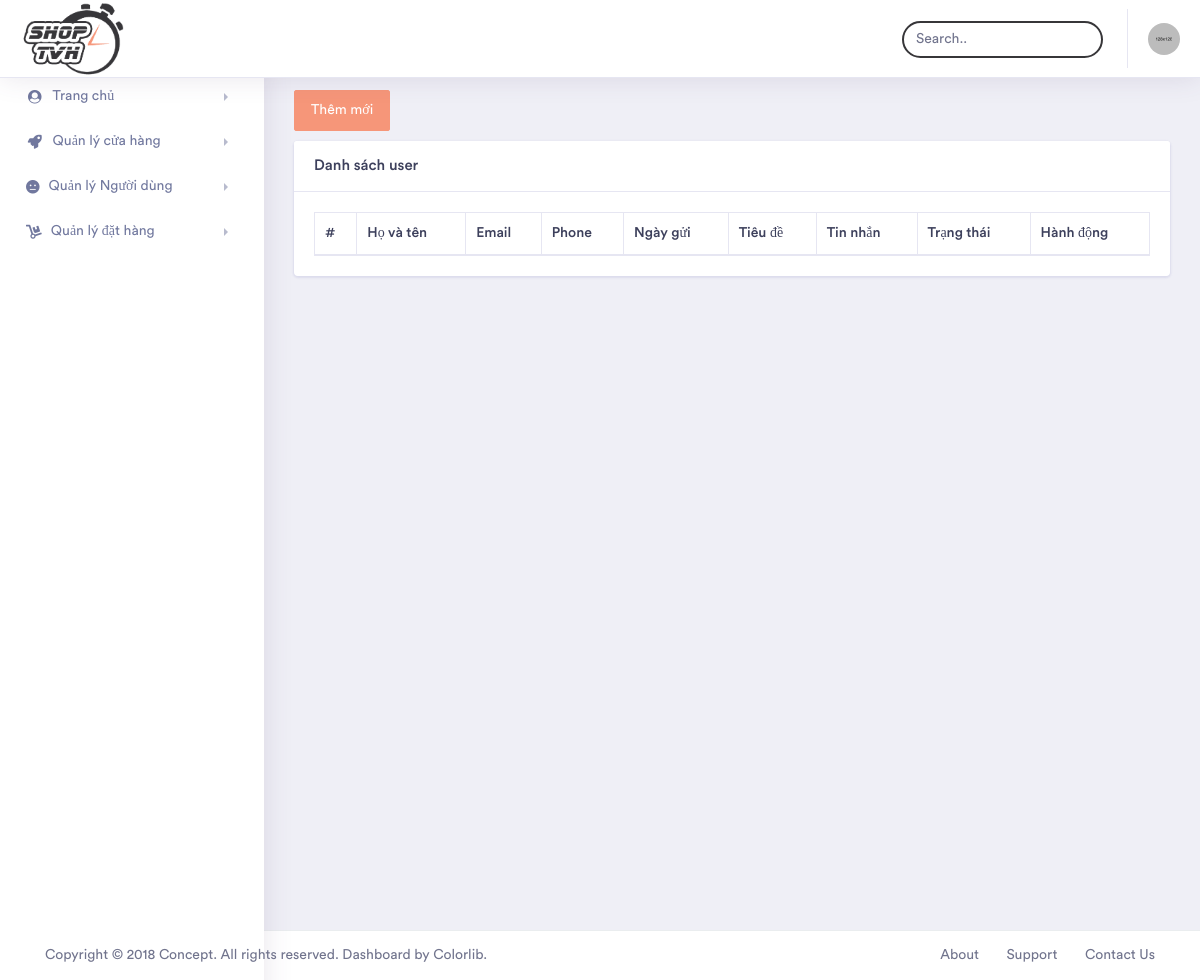
Page /admin/index.php?module=listcontact (signed in) on the earlier database version.
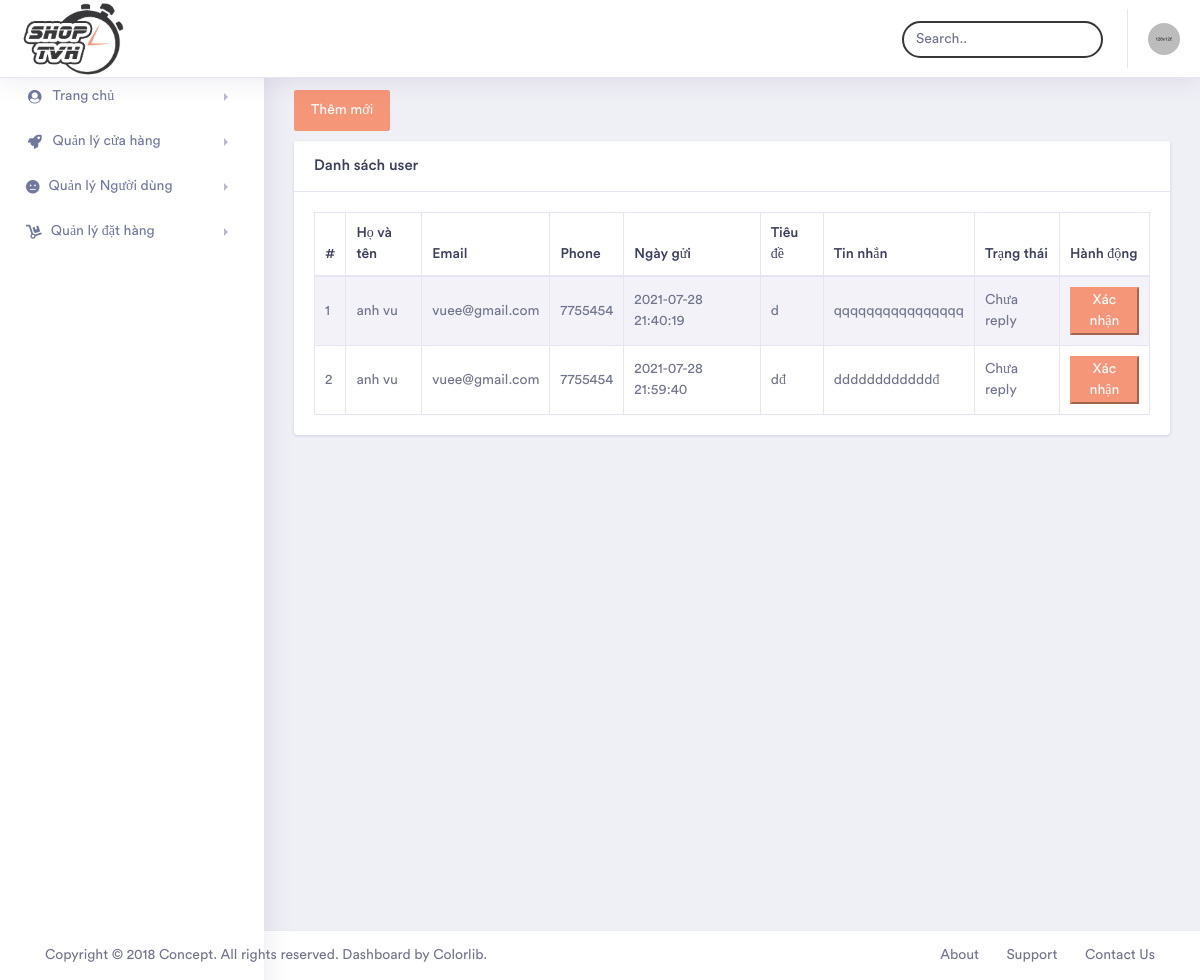
Same page on the later database version.
### tables this page shows
CREATE TABLE `contact` (
  `ContactID` int(11) NOT NULL,
  `Fullname` varchar(50) DEFAULT NULL,
  `Phone` varchar(20) DEFAULT NULL,
  `Email` varchar(50) NOT NULL,
  `Title` varchar(50) NOT NULL,
  `Message` text NOT NULL,
  `Status` bit(1) NOT NULL,
  `DateCreate` datetime NOT NULL
);

### admin/modules/listcontact.php (the view)
<div class="container-fluid  dashboard-content">
    <div class="row">
        <div class="col-xl-12 col-lg-12 col-md-12 col-sm-12 col-12">
             <button type="button" class="btn btn-primary" style="margin-bottom: 10px;">
                <a class="" href="index.php?module=adduser" style="color: white;">Thêm mới</a>
            </button>
            <div class="card">
                <h5 class="card-header">Danh sách user</h5>
                <div class="card-body">
                    <div class="table-responsive">
                        <table id="table_id" class="table table-striped table-bordered first">
                            <thead>
                                <tr>
                                    <th>#</th>
                                    <th>Họ và tên</th>
                                    <th>Email</th>
                                    <th>Phone</th>
                                    <th>Ngày gửi</th>
                                    <th>Tiêu đề</th>
                                    <th>Tin nhắn</th>
                                    <th>Trạng thái</th>
                                    <th>Hành động</th>
                                </tr>
                            </thead>
                            <tbody>
                                <?php
                                $sqlSelect = "SELECT * FROM contact";
                                $result = mysqli_query($conn, $sqlSelect) or die("Lỗi truy vấn");
                                if (mysqli_num_rows($result) > 0) {
                                    $count = 0;
                                    while ($row = mysqli_fetch_assoc($result)) {
                                        $count++;
                                    ?>
                                    <tr>
                                        <td><?php echo $count?></td>
                                        <td><?php echo $row["Fullname"]?></td>
                                        <td><?php echo $row["Email"];?></td>
                                        <td><?php echo $row["Phone"];?></td>
                                        <td><?php echo $row["DateCreate"];?></td>
                                        <td><?php echo $row["Title"];?></td>
                                        <td><?php echo $row["Message"];?></td>
                                        <td><?php echo $row["Status"] ? "Chưa reply" : "Đã reply" ?></td>
                                        <td><button class="btn-primary">Xác nhận</button></td>
                                    </tr>
                                <?php }
                                    } ?>
                            </tbody>
                        </table>
                    </div>
                </div>
            </div>
        </div>
    </div>
</div>

### admin/index.php (shortened to what this page needs)
<!doctype html>
<html lang="en">
    <head>
        <link rel="stylesheet" href="assets/vendor/bootstrap/css/bootstrap.min.css">
        <link href="assets/vendor/fonts/circular-std/style.css" rel="stylesheet">
        <link rel="stylesheet" href="assets/libs/css/style.css">
        <link rel="stylesheet" href="assets/vendor/fonts/fontawesome/css/fontawesome-all.css">
        <link rel="stylesheet" href="assets/vendor/charts/chartist-bundle/chartist.css">
        <link rel="stylesheet" href="assets/vendor/charts/morris-bundle/morris.css">
        <link rel="stylesheet" href="assets/vendor/fonts/material-design-iconic-font/css/materialdesignicons.min.css">
        <link rel="stylesheet" href="assets/vendor/charts/c3charts/c3.css">
        <link rel="stylesheet" href="assets/vendor/fonts/flag-icon-css/flag-icon.min.css">
        <link rel="stylesheet" type="text/css" href="assets/DataTables/datatables.min.css"/>
         <link href='assets/vendor/full-calendar/css/fullcalendar.css' rel='stylesheet' />
    <link href='assets/vendor/full-calendar/css/fullcalendar.print.css' rel='stylesheet' media='print' />
    </head>
    <body>
        <?php include("modules/header.php"); ?>
        <div class="dashboard-main-wrapper">
            <?php include("modules/nav-left.php"); ?>
            <div class="dashboard-wrapper">
                <div class="dashboard-ecommerce">
                    <?php
                    if (isset($_GET["module"])) {
                        $module = $_GET["module"];
                        include("modules/" . $module . ".php");
                    } else {
                        include("modules/home.php");
                    }
                    ?>
                </div>
            </div>
        </div>
                <?php include("modules/footer.php"); ?>
    </body>
</html>

### admin/modules/header.php (shortened to what this page needs)
<div class="dashboard-header">
    <nav class="navbar navbar-expand-lg bg-white fixed-top">
    <a href="index.php" class="logo" title="LOGO TIEU DE">
                                <img src="../libs/images/logonew1.png" style="width: 150px;" alt="" title="">
                            </a>
        <div class="collapse navbar-collapse " id="navbarSupportedContent">
            <ul class="navbar-nav ml-auto navbar-right-top">
                <li class="nav-item">
                    <div id="custom-search" class="top-search-bar">
                        <input class="form-control" type="text" placeholder="Search..">
                    </div>
                </li>
                <li class="nav-item dropdown nav-user">
                    <a class="nav-link nav-user-img" href="#" id="navbarDropdownMenuLink2" data-toggle="dropdown" aria-haspopup="true" aria-expanded="false"><img src="assets/images/avatar-1.jpg" alt="" class="user-avatar-md rounded-circle"></a>
                </li>
            </ul>
        </div>
    </nav>
</div>

### admin/modules/nav-left.php (shortened to what this page needs)
<div class="nav-left-sidebar ">
    <div class="menu-list">
        <nav class="navbar navbar-expand-lg navbar-light">
            <div class="collapse navbar-collapse" id="navbarNav">
                <ul class="navbar-nav flex-column">
                    <li class="nav-item ">
                        <a class="nav-link" href="index.php" data-toggle="collapse" aria-expanded="false" data-target="#submenu-1" aria-controls="submenu-1"><i class="fa fa-fw fa-user-circle"></i>Trang chủ </a>
                    </li>
                    <li class="nav-item">
                        <a class="nav-link" href="#" data-toggle="collapse" aria-expanded="false" data-target="#submenu-2" aria-controls="submenu-2"><i class="fa fa-fw fa-rocket"></i>Quản lý cửa hàng</a>
                    </li>
                     <li class="nav-item">
                        <a class="nav-link" href="#" data-toggle="collapse" aria-expanded="false" data-target="#submenu-4" aria-controls="submenu-4"><i class="fas fa-meh"></i>Quản lý Người dùng</a>
                    </li>
                     <li class="nav-item">
                        <a class="nav-link" href="#" data-toggle="collapse" aria-expanded="false" data-target="#submenu-6" aria-controls="submenu-6"><i class="fas fa-dolly"></i>Quản lý đặt hàng</a>
                    </li>
                </ul>
            </div>
        </nav>
    </div>
</div>

### admin/modules/footer.php
<div class="footer">
    <div class="container-fluid">
        <div class="row">
            <div class="col-xl-6 col-lg-6 col-md-6 col-sm-12 col-12">
                Copyright © 2018 Concept. All rights reserved. Dashboard by <a href="https://colorlib.com/wp/">Colorlib</a>.
            </div>
            <div class="col-xl-6 col-lg-6 col-md-6 col-sm-12 col-12">
                <div class="text-md-right footer-links d-none d-sm-block">
                    <a href="javascript: void(0);">About</a>
                    <a href="javascript: void(0);">Support</a>
                    <a href="javascript: void(0);">Contact Us</a>
                </div>
            </div>
        </div>
    </div>
</div>

Differences in the rows shown:
added contact: Fullname "anh vu", Email "vuee@gmail.com", Phone "7755454", DateCreate "2021-07-28 21:40:19", Title "d", Message "qqqqqqqqqqqqqqqq", Status "Chưa reply"
added contact: Fullname "anh vu", Email "vuee@gmail.com", Phone "7755454", DateCreate "2021-07-28 21:59:40", Title "dđ", Message "ddddddddddddđ", Status "Chưa reply"
